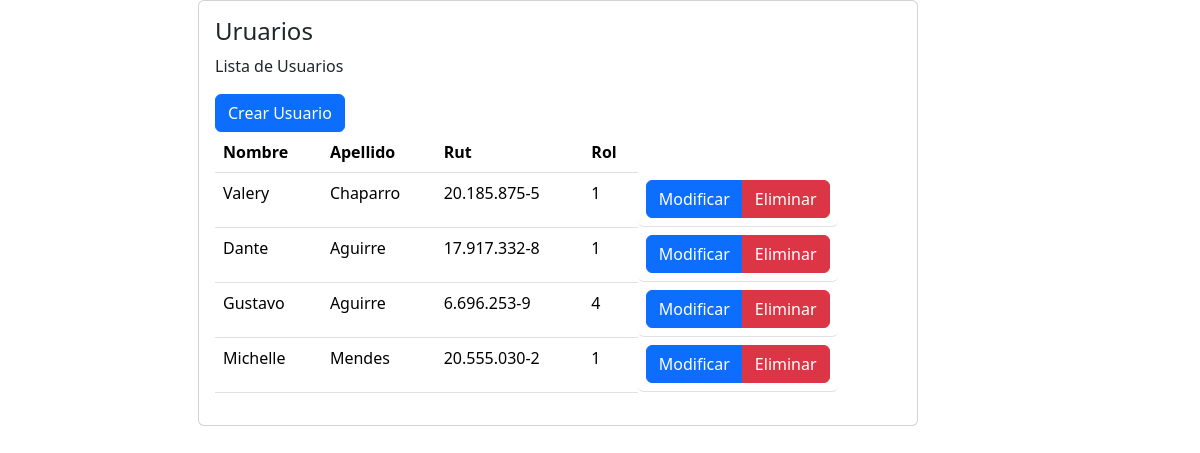
The app's page /usuario/ with its own data.
### fichas/models.py (models this page shows, shortened)
class Usuario(models.Model):
    ROL = (('Administrador', 'Administrador'),
    ('Funcionario', 'Funcionario'),
    ('Usuario', 'Usuario'),
    )
    nombre = models.CharField(max_length=50, null=True)
    apellido = models.CharField(max_length=50, null=True)
    rut = models.CharField(max_length=13, null=True)
    correo = models.EmailField(max_length=50, null=True)
    rol = models.CharField(max_length=200, null=True, choices=ROL)

### fichas/views.py (the view)
# urls.py: path('usuario/', usuarios, name='usuario'),
def usuarios(request):
    usuarios = Usuario.objects.all()
    return render(request, 'fichas/usuario.html', {'usuarios': usuarios})

### fichas/templates/fichas/usuario.html
{% extends 'base.html' %}
{% block content %}
<div class="page-content page-container" id="page-content">
    <div class="padding">
        <div class="row container d-flex justify-content-center">
  <div class="col-lg-8 grid-margin stretch-card">
              <div class="card">
                <div class="card-body">
                  <h4 class="card-title">Uruarios</h4>
                  <p class="card-description">
                    Lista de Usuarios
                  </p>
                  <div class="table-responsive">
                    <a name="" id="" class="btn btn-primary" href="{% url 'crear_usuario' %}" role="button">Crear Usuario</a>
                    <table class="table">
                      <thead>
                        <tr>
                          <th>Nombre</th>
                          <th>Apellido</th>
                          <th>Rut</th>
                          <th>Rol</th>
                        </tr>
                      </thead>
                      <tbody>
                        {% for usuario in usuarios %}
                        <tr>
                          <td>{{usuario.nombre}}</td>
                          <td>{{usuario.apellido}}</td>
                          <td>{{usuario.rut}}</td>
                          <td>{{usuario.rol}}</td>
                          <td class="btn-group" role="group" aria-label="Basic mixed styles example">
                            <a name="" id="" class="btn btn-primary" href="{% url 'modificar_usuario' usuario.id %}" role="button">Modificar</a>
                            <a name="" id="" class="btn btn-danger" href="{% url 'eliminar_usuario' usuario.id %}" role="button">Eliminar</a>
                          </td>
                        </tr>
                        {% endfor %}
                      </tbody>
                    </table>
                  </div>
                </div>
              </div>
            </div>
            </div>
              </div>
            </div>
{% endblock content %}

### fichas/templates/base.html (shortened to what this page needs)
{% load static %}
<!DOCTYPE html>
<html>
<head>
  {% load bootstrap5 %}
  {% bootstrap_css %}
</head>
<body>
{% block content %}
{% endblock content %}
</body>
</html>

### records on screen
Usuario: nombre "Valery", apellido "Chaparro", rut "20.185.875-5", rol "1"
Usuario: nombre "Dante", apellido "Aguirre", rut "17.917.332-8", rol "1"
Usuario: nombre "Gustavo", apellido "Aguirre", rut "6.696.253-9", rol "4"
Usuario: nombre "Michelle", apellido "Mendes", rut "20.555.030-2", rol "1"
